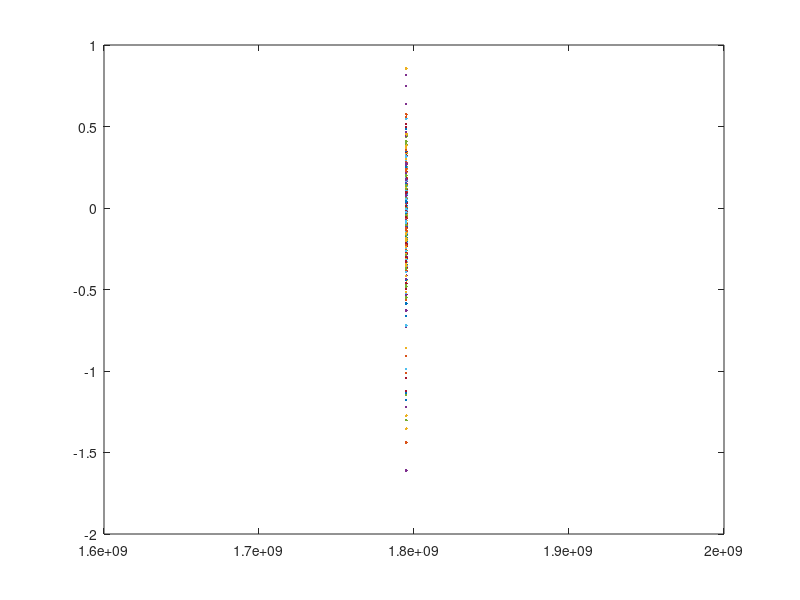

The MATLAB source for this figure:
% E1=abs(E1).^2;
load('E1.mat'); 
load('E2.mat'); 
fs=128;
E2=E2(5000:5500);
% threshold=rms(E1);
% 
% [~,peaks]=findpeaks(E1);
% time = (0:length(E1)-1) / fs;
% 
% RR_intervals = diff(peaks) / fs; 
% HR = 60 ./ RR_intervals;
% HR_time = time(peaks(2:end));
% 
% s=fix(mean(RR_intervals));
% 
% [amp,peaks]=findpeaks(E1,'MinPeakDistance',s);
% 
% rwave=amp>threshold;
% rdots=zeros(1,length(E1));
% rdots(peaks(rwave))=E1(peaks(rwave));




figure;
% subplot(2,1,1);
plot(time,E2);
hold on;
% plot(time,rdots,'r*');
% % xlim([1 350]);
% xlabel('Samples');
% ylabel('Amplitude');
% title('Original Signal with Detected Peaks');

% subplot(2,1,2);
% plot(HR_time, HR, 'LineWidth', 1);
% % xlim([1 20])
% xlabel('Time (s)');
% ylabel('Heart Rate (BPM)');
% title('Heart Rate as a Function of Time');
% grid on;
